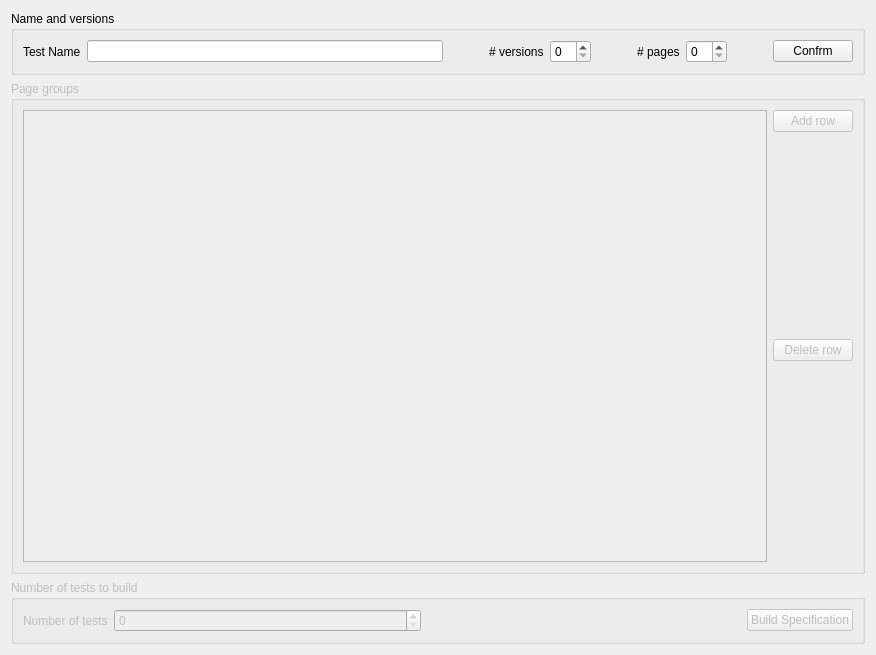
<?xml version="1.0" encoding="UTF-8"?>
<ui version="4.0">
 <class>SpecBuilder</class>
 <widget class="QWidget" name="SpecBuilder">
  <property name="geometry">
   <rect>
    <x>0</x>
    <y>0</y>
    <width>876</width>
    <height>655</height>
   </rect>
  </property>
  <property name="windowTitle">
   <string>Build a test specification</string>
  </property>
  <layout class="QVBoxLayout" name="verticalLayout">
   <item>
    <widget class="QGroupBox" name="nameVersionGB">
     <property name="sizePolicy">
      <sizepolicy hsizetype="MinimumExpanding" vsizetype="Preferred">
       <horstretch>1</horstretch>
       <verstretch>0</verstretch>
      </sizepolicy>
     </property>
     <property name="title">
      <string>Name and versions</string>
     </property>
     <layout class="QHBoxLayout" name="horizontalLayout">
      <item>
       <widget class="QLabel" name="testNameLabel">
        <property name="text">
         <string>Test Name</string>
        </property>
       </widget>
      </item>
      <item>
       <widget class="QLineEdit" name="testNameLE">
        <property name="sizePolicy">
         <sizepolicy hsizetype="Expanding" vsizetype="Fixed">
          <horstretch>1</horstretch>
          <verstretch>0</verstretch>
         </sizepolicy>
        </property>
       </widget>
      </item>
      <item>
       <spacer name="horizontalSpacer">
        <property name="orientation">
         <enum>Qt::Horizontal</enum>
        </property>
        <property name="sizeHint" stdset="0">
         <size>
          <width>40</width>
          <height>20</height>
         </size>
        </property>
       </spacer>
      </item>
      <item>
       <widget class="QLabel" name="versionLabel">
        <property name="text">
         <string># versions</string>
        </property>
       </widget>
      </item>
      <item>
       <widget class="QSpinBox" name="versionsSB"/>
      </item>
      <item>
       <spacer name="horizontalSpacer_2">
        <property name="orientation">
         <enum>Qt::Horizontal</enum>
        </property>
        <property name="sizeHint" stdset="0">
         <size>
          <width>40</width>
          <height>20</height>
         </size>
        </property>
       </spacer>
      </item>
      <item>
       <widget class="QLabel" name="pagesLabel">
        <property name="text">
         <string># pages</string>
        </property>
       </widget>
      </item>
      <item>
       <widget class="QSpinBox" name="pagesSB"/>
      </item>
      <item>
       <spacer name="horizontalSpacer_4">
        <property name="orientation">
         <enum>Qt::Horizontal</enum>
        </property>
        <property name="sizeHint" stdset="0">
         <size>
          <width>40</width>
          <height>20</height>
         </size>
        </property>
       </spacer>
      </item>
      <item>
       <widget class="QPushButton" name="confirmButton">
        <property name="text">
         <string>Confrm</string>
        </property>
       </widget>
      </item>
     </layout>
    </widget>
   </item>
   <item>
    <widget class="QGroupBox" name="pageGroupGB">
     <property name="enabled">
      <bool>false</bool>
     </property>
     <property name="sizePolicy">
      <sizepolicy hsizetype="MinimumExpanding" vsizetype="MinimumExpanding">
       <horstretch>0</horstretch>
       <verstretch>1</verstretch>
      </sizepolicy>
     </property>
     <property name="title">
      <string>Page groups</string>
     </property>
     <layout class="QGridLayout" name="gridLayout">
      <item row="0" column="0" rowspan="4">
       <widget class="QTableWidget" name="pgTable"/>
      </item>
      <item row="0" column="1">
       <widget class="QPushButton" name="addRowButton">
        <property name="text">
         <string>Add row</string>
        </property>
       </widget>
      </item>
      <item row="1" column="1">
       <spacer name="verticalSpacer">
        <property name="orientation">
         <enum>Qt::Vertical</enum>
        </property>
        <property name="sizeHint" stdset="0">
         <size>
          <width>20</width>
          <height>173</height>
         </size>
        </property>
       </spacer>
      </item>
      <item row="2" column="1">
       <widget class="QPushButton" name="deleteRowButton">
        <property name="text">
         <string>Delete row</string>
        </property>
       </widget>
      </item>
      <item row="3" column="1">
       <spacer name="verticalSpacer_2">
        <property name="orientation">
         <enum>Qt::Vertical</enum>
        </property>
        <property name="sizeHint" stdset="0">
         <size>
          <width>20</width>
          <height>172</height>
         </size>
        </property>
       </spacer>
      </item>
     </layout>
    </widget>
   </item>
   <item>
    <widget class="QGroupBox" name="numberGB">
     <property name="enabled">
      <bool>false</bool>
     </property>
     <property name="sizePolicy">
      <sizepolicy hsizetype="MinimumExpanding" vsizetype="MinimumExpanding">
       <horstretch>1</horstretch>
       <verstretch>0</verstretch>
      </sizepolicy>
     </property>
     <property name="title">
      <string>Number of tests to build</string>
     </property>
     <layout class="QHBoxLayout" name="horizontalLayout_2">
      <item>
       <widget class="QLabel" name="numberTestLabel">
        <property name="text">
         <string>Number of tests</string>
        </property>
       </widget>
      </item>
      <item>
       <widget class="QSpinBox" name="numberTestSB">
        <property name="sizePolicy">
         <sizepolicy hsizetype="MinimumExpanding" vsizetype="Fixed">
          <horstretch>0</horstretch>
          <verstretch>0</verstretch>
         </sizepolicy>
        </property>
        <property name="maximum">
         <number>9999</number>
        </property>
       </widget>
      </item>
      <item>
       <spacer name="horizontalSpacer_3">
        <property name="orientation">
         <enum>Qt::Horizontal</enum>
        </property>
        <property name="sizeHint" stdset="0">
         <size>
          <width>320</width>
          <height>20</height>
         </size>
        </property>
       </spacer>
      </item>
      <item>
       <widget class="QPushButton" name="buildButton">
        <property name="text">
         <string>Build Specification</string>
        </property>
       </widget>
      </item>
     </layout>
    </widget>
   </item>
  </layout>
 </widget>
 <resources/>
 <connections/>
</ui>
